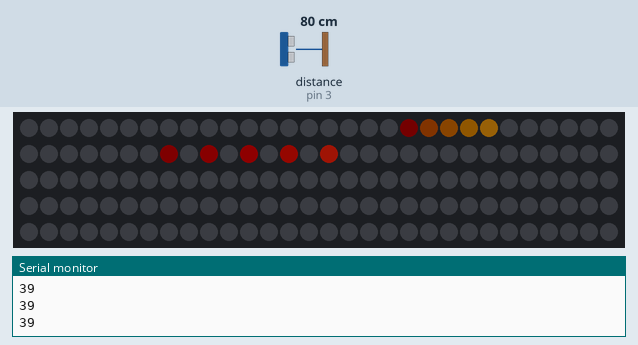
Simulated run of this sketch. Board: Arduino Uno, built with avr-gcc and run on an emulated ATmega328P. Shown: 150 RGB LEDs in strip order, left to right, continuing on the next row, the last lines printed to the serial monitor. Wiring (inferred from the names in the program): ultrasonic range finder: trigger pin 2; echo pin 3. Inputs (shaded band) come from the test bench; at power-on: distance to the obstacle (sensor on pin 3) 80 cm. The echo pulse lasts 58.3 µs per cm; dim RGB values are drawn brighter than linear; random numbers use the default seed unless the sketch sets one.

Above: at 4.26 s.
4.3 s: distance to the obstacle (sensor on pin 3) set to 2 cm
5.9 s: distance to the obstacle (sensor on pin 3) set to 18 cm
8.9 s: distance to the obstacle (sensor on pin 3) set to 9 cm
At 11.21 s:
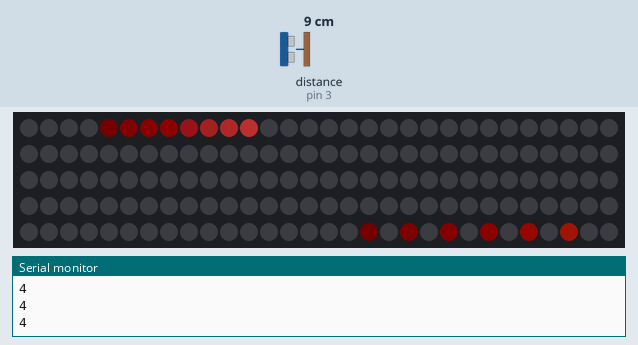
At 13.37 s:
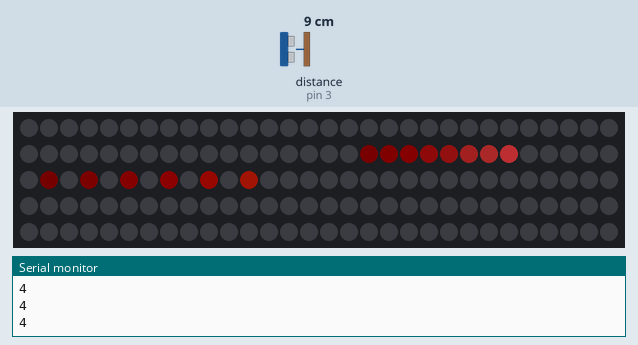

The sketch:

PulseTest.ino
```cpp
#include <FastLED.h>
#include <time.h>

#define NUM_LEDS 150
#define DATA_PIN 8
#define BRIGHTNESS 100
#define COLOR_ORDER GRB
#define LED_TYPE WS2812B
#define VOLTS 5
#define MAX_MA 3000
int pulseDistance;

CRGB leds[NUM_LEDS];

int x;
int y;
int a;
int b;
int c;
int d;
int e;
int f;
int g;

const int trigPin = 2;
const int echoPin = 3;

long duration;
int distance;

bool spaced;

void setup()
{
    pinMode(trigPin, OUTPUT);
    pinMode(echoPin, INPUT);
    Serial.begin(9600);
    srand(time(0));
    delay(3000);
    FastLED.setMaxPowerInVoltsAndMilliamps(VOLTS, MAX_MA);
    FastLED.addLeds<LED_TYPE, DATA_PIN, COLOR_ORDER>(leds, NUM_LEDS);
    FastLED.setBrightness(BRIGHTNESS);
    FastLED.show();
    spaced = false;
}

void loop()
{
    pulseDistance = (measureDist() / 2);

    pulse(255, 230);
    pulse2(255, 230);
    pulse3(255, 230);
    pulse4(255, 230);
    pulse5(255, 230);
    pulse6(255, 230);
    pulse7(255, 230);

    Serial.println(pulseDistance);

    if (x >= NUM_LEDS)
    {
        x = 0;
    }
    if (y >= NUM_LEDS)
    {
        y = 0 - pulseDistance;
    }
    if (a >= NUM_LEDS)
    {
        a = 0 - (pulseDistance / 2);
    }
    if (b >= NUM_LEDS)
    {
        b = 0 - (pulseDistance * 2);
    }
    if (c >= NUM_LEDS)
    {
        c = 0 - (pulseDistance / 4);
    }
    if (d >= NUM_LEDS)
    {
        d = 0 - (pulseDistance + 12);
    }
    if (e >= NUM_LEDS)
    {
        e = 0 - (pulseDistance * 1.5);
    }
}

void pulse2(int u, int l)
{
    int p = (rand() % (u - l + 1) + l);

    if (x < NUM_LEDS)
    {
        x += pulseSpeed();
        leds[x] = CHSV(255, 125, 255);
    }

    FastLED.show();
    fadeall(p);
}

void pulse(int u, int l)
{
    int p = (rand() % (u - l + 1) + l);

    if (y < 0)
    {
        y++;
    }
    else if (y < NUM_LEDS && y >= 0)
    {
        y += pulseSpeed();
        leds[y] = CHSV(150, 255, 255);
    }

    FastLED.show();
    fadeall(p);
}

void pulse3(int u, int l)
{
    int p = (rand() % (u - l + 1) + l);

    if (a < 0)
    {
        a++;
    }
    else if (a < NUM_LEDS && a >= 0)
    {
        a += pulseSpeed();
        leds[a] = CHSV(76, 255, 255);
    }

    FastLED.show();
    fadeall(p);
}

void pulse4(int u, int l)
{
    int p = (rand() % (u - l + 1) + l);

    if (b < 0)
    {
        b++;
    }
    else if (b < NUM_LEDS && b >= 0)
    {
        b += pulseSpeed();
        leds[b] = CHSV(106, 200, 150);
    }

    FastLED.show();
    fadeall(p);
}

void pulse5(int u, int l)
{
    int p = (rand() % (u - l + 1) + l);

    if (c < 0)
    {
        c++;
    }
    else if (c < NUM_LEDS && c >= 0)
    {
        c += pulseSpeed();
        leds[c] = CHSV(255, 255, 255);
    }

    FastLED.show();
    fadeall(p);
}

void pulse6(int u, int l)
{
    int p = (rand() % (u - l + 1) + l);

    if (d < 0)
    {
        d++;
    }
    else if (d < NUM_LEDS && d >= 0)
    {
        d += pulseSpeed();
        leds[d] = CHSV(40, 200, 150);
    }

    FastLED.show();
    fadeall(p);
}

void pulse7(int u, int l)
{
    int p = (rand() % (u - l + 1) + l);

    if (e < 0)
    {
        e++;
    }
    else if (e < NUM_LEDS && e >= 0)
    {
        e += pulseSpeed();
        leds[e++] = CHSV(10, 200, 150);
    }

    FastLED.show();
    fadeall(p);
}

void fadeall(int p)
{
    for (int i = 0; i < NUM_LEDS; i++)
    {
        leds[i].nscale8(p);
    }
}

int pulseSpeed()
{
    if (40 <= pulseDistance <= 55)
    {
        return 1;
    }
    if (20 <= pulseDistance <= 39)
    {
        return 2;
    }
    if (0 <= pulseDistance <= 19)
    {
        return 3;
    }
}

int measureDist()
{
    digitalWrite(trigPin, LOW);
    delayMicroseconds(2);
    digitalWrite(trigPin, HIGH);
    delayMicroseconds(10);
    digitalWrite(trigPin, LOW);

    duration = pulseIn(echoPin, HIGH);

    distance = duration * 0.034 / 2;

    return distance;
}
```
